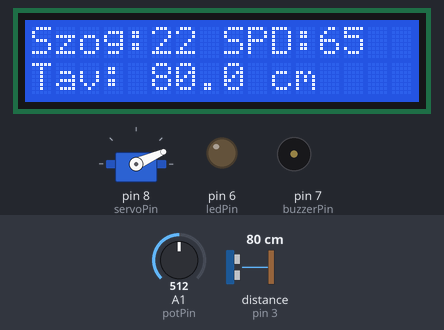
A sketch run on a simulated Arduino Uno, built with avr-gcc and run on an emulated ATmega328P. On the bench: servo, 16×2 character LCD, output pins drawn as LEDs (lit = HIGH), buzzer (waves = sounding, pin HIGH). Wiring (inferred from the names in the program): ultrasonic range finder: trigger pin 2; echo pin 3. Inputs (shaded band) come from the test bench; at power-on: distance to the obstacle (sensor on pin 3) 80 cm, A1 (potPin) = 512. The echo pulse lasts 58.3 µs per cm; pins used as bus, display or sensor lines are not drawn; what the sketch prints to the serial monitor is not drawn.

Above: at 2.28 s.
2.3 s: distance to the obstacle (sensor on pin 3) set to 52 cm
At 3.11 s:
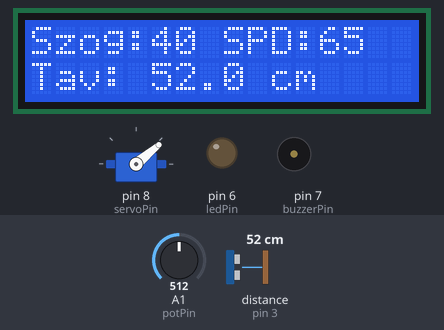
3.9 s: distance to the obstacle (sensor on pin 3) set to 47 cm
At 3.99 s:
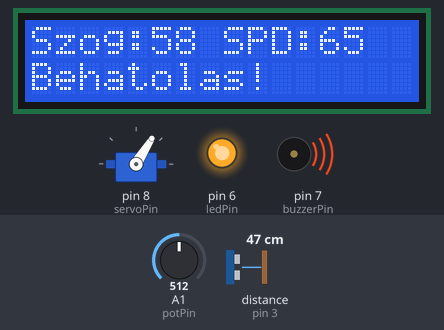
5.6 s: A1 (potPin) set to 472
At 5.81 s:
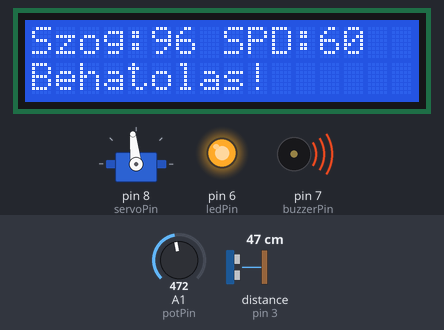
7.5 s: A1 (potPin) set to 455
At 7.65 s:
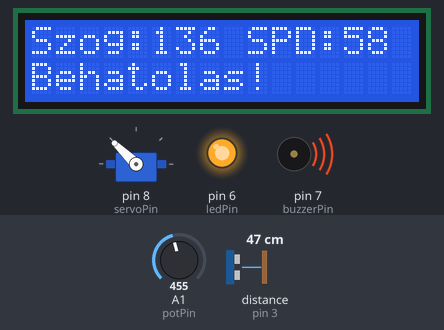
9.4 s: distance to the obstacle (sensor on pin 3) set to 250 cm
At 9.58 s:
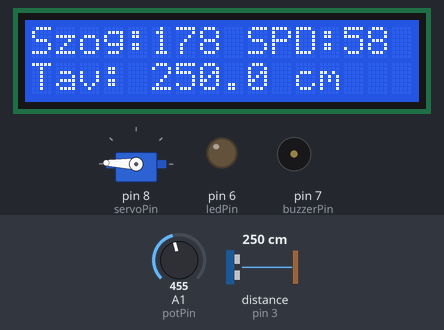
11.1 s: A1 (potPin) set to 130
At 11.18 s:
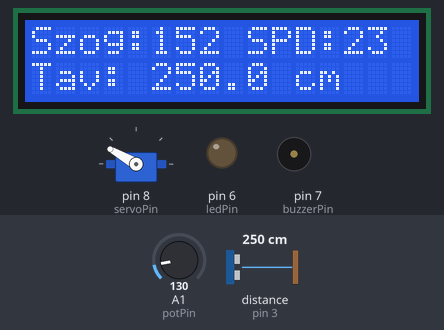
13.3 s: A1 (potPin) set to 120
Timing chart, 0 to 16.3 s (numbered marks = the images above; inputs shaded):
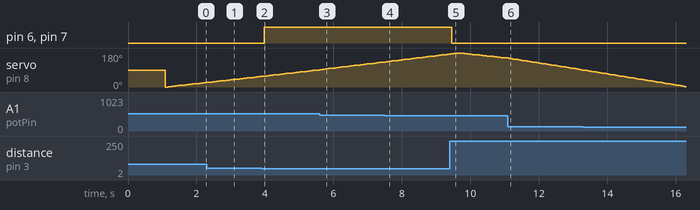

The sketch:

beadandov3.ino
```cpp
#include <Wire.h>
#include <LiquidCrystal_I2C.h>
#include <Servo.h>

LiquidCrystal_I2C lcd(0x27, 16, 2);
Servo radarServo;

const int trigPin = 2;
const int echoPin = 3;
const int ledPin = 6;
const int buzzerPin = 7;
const int servoPin = 8;

const int potPin = A1;   // <-- Potméter középső lába

float ido, tav;

int fok = 0;
int lepes = 2;

void setup() {
  Serial.begin(9600);

  pinMode(trigPin, OUTPUT);
  pinMode(echoPin, INPUT);
  pinMode(ledPin, OUTPUT);
  pinMode(buzzerPin, OUTPUT);

  radarServo.attach(servoPin);

  lcd.init();
  lcd.backlight();
  lcd.clear();

  lcd.setCursor(0, 0);
  lcd.print("Radar indul...");
  delay(1000);
}

float measureDistance() {
  digitalWrite(trigPin, LOW);
  delayMicroseconds(2);
  digitalWrite(trigPin, HIGH);
  delayMicroseconds(10);
  digitalWrite(trigPin, LOW);

  ido = pulseIn(echoPin, HIGH);
  tav = (ido * 0.0343) / 2;

  //Serial.print("Tavolsag: ");
  //Serial.println(tav);

  return tav;
}

void loop() {

  // --- POTMÉTER BEOLVASÁSA ---
  int potValue = analogRead(potPin);

  // A pásztázás sebessége (10–120 ms között)
  int sweepDelay = map(potValue, 0, 1023, 10, 120);

  radarServo.write(fok);

  tav = measureDistance();

  Serial.print("Szog: ");
  Serial.print(fok);
  Serial.print("  Tav: ");
  Serial.print(tav);
  Serial.print(" cm  Speed: ");
  Serial.println(sweepDelay);

  lcd.clear();

  // ********** KÉRT KIÍRÁS: SZÖG + SEBESSÉG EGY SORBAN **********
  lcd.setCursor(0, 0);
  lcd.print("Szog:");
  lcd.print(fok);
  lcd.print(" SPD:");
  lcd.print(sweepDelay);
  // **************************************************************

  lcd.setCursor(0, 1);

  if (tav <= 50 && tav > 0) {
    digitalWrite(ledPin, HIGH);
    digitalWrite(buzzerPin, HIGH);
    lcd.print("Behatolas!");
  } else {
    digitalWrite(ledPin, LOW);
    digitalWrite(buzzerPin, LOW);
    lcd.print("Tav: ");
    lcd.print(tav, 1);
    lcd.print(" cm");
  }

  // Szervó irányváltás
  fok += lepes;
  if (fok >= 180 || fok <= 0) lepes = -lepes;

  // *** EZT SZABÁLYOZZA A POTMÉTER ***
  delay(sweepDelay);
}
```

Measured:
- the behaviour switches between 50 and 49 cm on distance to the obstacle (sensor on pin 3) (found by bisection; images 1 and 2)
- the behaviour switches between 456 and 455 on A1 (potPin) (found by bisection; images 3 and 4)
- after the input at 3.9 s, pin 6 (ledPin), pin 7 (buzzerPin): LOW → HIGH after 0.08 s; the display: changes after 0.09 s (image 2)
- after the input at 9.4 s, pin 6 (ledPin), pin 7 (buzzerPin): HIGH → LOW after 0.06 s; the display: first changes after 0.07 s (image 5 shows a later state)
